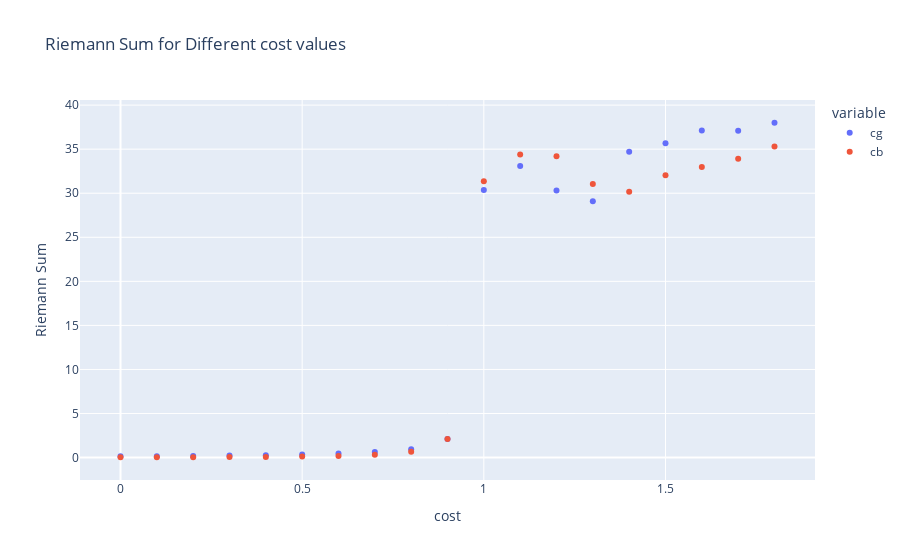

Notebook code for this chart:
### Code cell
fig = px.scatter(data_df, labels=dict(index='cost', value='Riemann Sum'), title="Riemann Sum for Different cost values")
fig

### Figure 1 — Plotly figure (JSON) as saved in the notebook; plotly's stock layout.template omitted (floating-point values rounded to 4 significant figures)
{"data": [{"hovertemplate": "variable=cg<br>cost=%{x}<br>Riemann Sum=%{y}<extra></extra>", "legendgroup": "cg", "marker": {"color": "#636efa", "symbol": "circle"}, "mode": "markers", "name": "cg", "orientation": "v", "showlegend": true, "type": "scatter", "x": [0, 0.1, 0.2, 0.3, 0.4, 0.5, 0.6, 0.7, 0.8, 0.9, 1, 1.1, 1.2, 1.3, 1.4, 1.5, 1.6, 1.7, 1.8], "xaxis": "x", "y": [0.1432, 0.1639, 0.1901, 0.2244, 0.2729, 0.3479, 0.4561, 0.6218, 0.9397, 2.098, 30.35, 33.09, 30.32, 29.08, 34.71, 35.68, 37.12, 37.08, 38.0], "yaxis": "y"}, {"hovertemplate": "variable=cb<br>cost=%{x}<br>Riemann Sum=%{y}<extra></extra>", "legendgroup": "cb", "marker": {"color": "#EF553B", "symbol": "circle"}, "mode": "markers", "name": "cb", "orientation": "v", "showlegend": true, "type": "scatter", "x": [0, 0.1, 0.2, 0.3, 0.4, 0.5, 0.6, 0.7, 0.8, 0.9, 1, 1.1, 1.2, 1.3, 1.4, 1.5, 1.6, 1.7, 1.8], "xaxis": "x", "y": [0.03672, 0.03866, 0.04366, 0.05564, 0.07536, 0.1094, 0.1761, 0.3203, 0.6698, 2.098, 31.35, 34.41, 34.21, 31.05, 30.17, 32.04, 32.98, 33.91, 35.3], "yaxis": "y"}], "layout": {"legend": {"title": {"text": "variable"}, "tracegroupgap": 0}, "title": {"text": "Riemann Sum for Different cost values"}, "xaxis": {"anchor": "y", "domain": [0, 1], "title": {"text": "cost"}}, "yaxis": {"anchor": "x", "domain": [0, 1], "title": {"text": "Riemann Sum"}}}}
